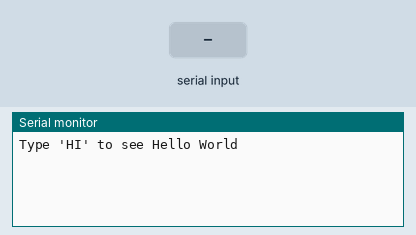
Bench run of a sketch on a simulated Arduino Uno, built with avr-gcc and run on an emulated ATmega328P. Parts: the last lines printed to the serial monitor. Inputs (shaded band) come from the test bench.

Above: at 1.2 s.
1.3 s: "HI\n" received over Serial
At 1.7 s:
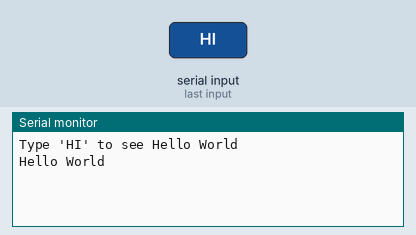
2.8 s: "1\n" received over Serial
At 4.0 s:
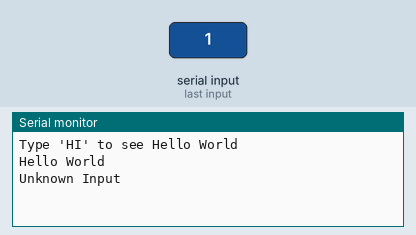

The sketch:

TypeHI.ino
```cpp
String cmd;
void setup() {
  // put your setup code here, to run once:
  Serial.begin(9600);
  Serial.println("");
  Serial.println("Type 'HI' to see Hello World");
}

void loop() {
  // put your main code here, to run repeatedly:
 if (Serial.available()) {
  cmd = Serial.readStringUntil('\n');

  cmd.trim();
  if (cmd == "HI") {
    Serial.println("Hello World");
  } else {
    Serial.println("Unknown Input");
      }
 }
}
```

Measured:
- after the input at 1.3 s, the serial monitor: prints a new line at once (image 1)
- after the input at 2.8 s, the serial monitor: prints a new line at once (image 2)
